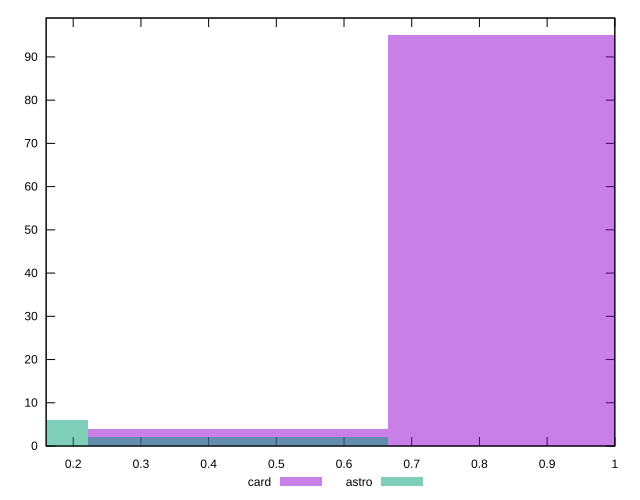

This figure's gnuplot source:
reset

$card <<EOF
0.44353893614339934 4
0.8870778722867987 95
EOF

$astro <<EOF
0.44353893614339934 2
0 6
EOF

set key outside below
set boxwidth 0.44353893614339934
set xrange [0.16:1]
set yrange [0:99]
set trange [0:99]
set style fill transparent solid 0.5 noborder
set terminal svg size 640, 500 enhanced background rgb 'white'
set output "report/report_00029_2021-02-24T13-36-40.390Z/meta/score/comparison/histogram/2_vs_3.svg"

plot $card title "card" with boxes, \
     $astro title "astro" with boxes

reset
